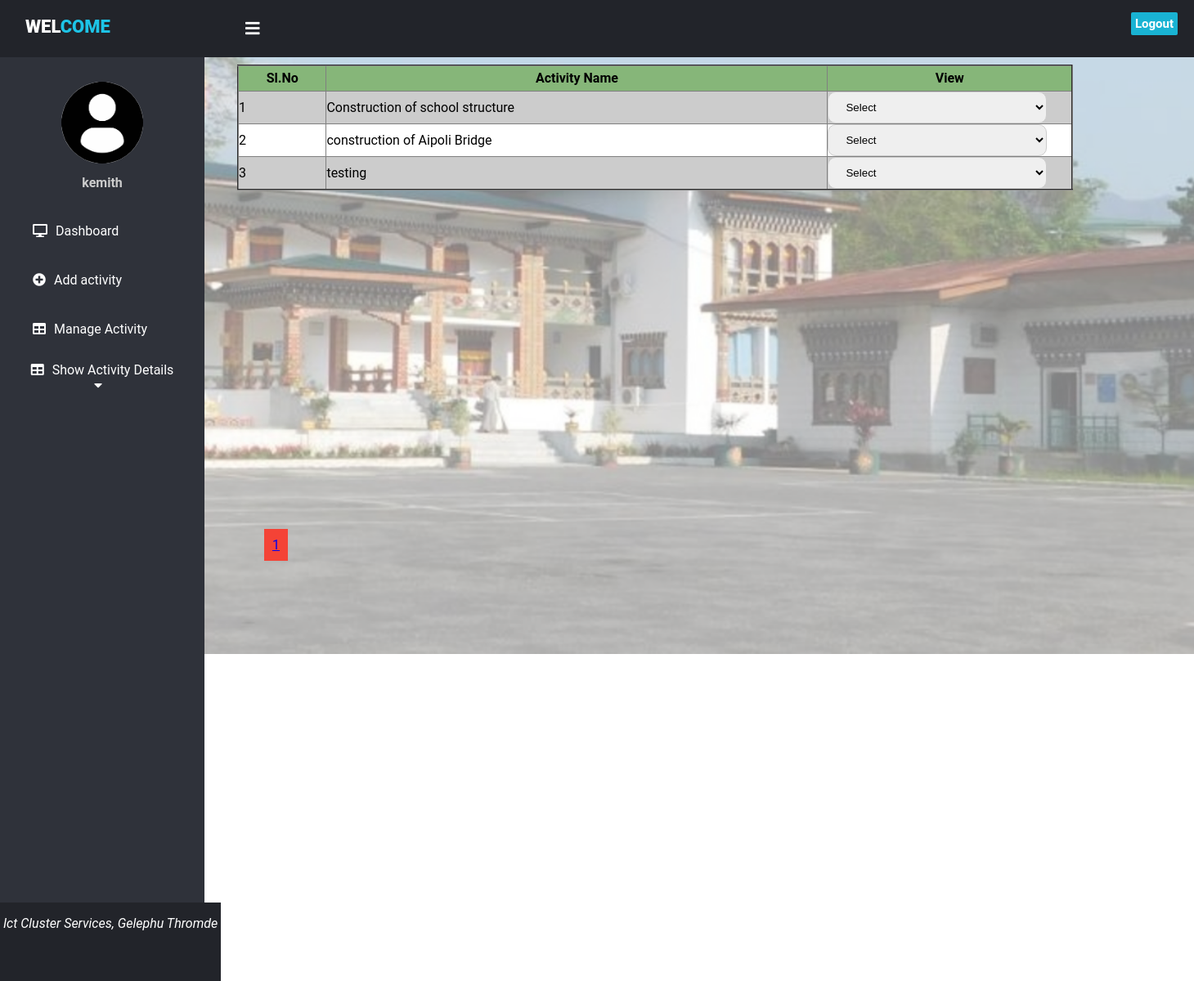
/view_departmental.php (signed in), run on the app's committed database.
### tables this page shows
CREATE TABLE `activity` (
  `id` int(11) NOT NULL,
  `activity_name` varchar(100) NOT NULL,
  `FY` int(11) NOT NULL,
  `approved_budget` int(11) NOT NULL,
  `technical_sanction` varchar(1000) NOT NULL,
  `adms_fs` varchar(1000) NOT NULL,
  `nit` varchar(1000) NOT NULL,
  `created_date` timestamp NOT NULL DEFAULT CURRENT_TIMESTAMP ON UPDATE CURRENT_TIMESTAMP,
  `user_id` int(11) NOT NULL,
  `mode_of_execution` varchar(100) NOT NULL
);

### view_departmental.php (the view, shortened to what this page needs)
<!DOCTYPE html>
<html>
<head>
<link href="https://cdnjs.cloudflare.com/ajax/libs/font-awesome/5.13.0/css/all.min.css" rel="stylesheet">
<link rel="stylesheet" href="css/style.css">
</head>
<body>
<header>
	<label for="check">
	<i class="fas fa-bars" id="sidebar_btn"></i>
	</label>
	<div class="left_area">
	<h3>&nbsp;&nbsp;Wel<span>come</span></h3>
	</div>
	<div class="right_area">
	<a href="logout.php" class="logout_btn">Logout</a>
</header>
	<div class="sidebar">
	<center>
	<img src="images/profile.jpg" class="profile_image" alt="">
	<h4><?php
	echo $_SESSION['username'];
	?></h4>
	</center>
	<a href="dashboard.php"><i class="fas fa-desktop"></i><span>Dashboard</span></a>
	<a href="add_activity.php"><i class="fa fa-plus-circle"></i><span>Add activity</span></a>
	<a href="manage_activity.php"><i class="fas fa-table"></i><span>Manage Activity</span></a>
	<div class="navbar">
	<div class="dropdown">
	<button class="dropbtn"><i class="fas fa-table"></i><span>Show Activity Details</span>
	<i class="fa fa-caret-down"></i>
	</button>
	</div>
	</div></div>
	<div class="content">
	<table align="right" border="2" cellspacing="0" cellpadding="0" style="width:70%;line-height:30px;margin-left:40px;margin-top:60px;border-collapse:collapse;position:fixed;">">
		<tr>
			<th>Sl.No</th>
			<th>Activity Name</th>
			<th>View</th>
			</tr>
			<tr>
			<?php
			include('connection.php');
			$user=$_SESSION['username'];
			$query1=mysqli_query($db,"SELECT * FROM users where username='$user' ");
			$row=mysqli_fetch_array($query1);
			$id=$row['id'];
			$result_per_page=10;
			$query = mysqli_query($db,"SELECT * FROM activity where user_id='$id' and mode_of_execution='Departmental' ORDER BY id DESC ");
			$number_of_results = mysqli_num_rows($query);
			$number_of_pages = ceil($number_of_results/$result_per_page);
			if(!isset($_GET['page'])){
				$page=1;
			}
			else{
				$page=$_GET['page'];
			}
			$this_page_first_result=($page-1)*$result_per_page;
			$sql="SELECT * FROM activity where user_id='$id' and mode_of_execution='Departmental' LIMIT " .$this_page_first_result . ',' .$result_per_page;
			$result = mysqli_query($db,$sql);
			$count=1;
			if($query-> num_rows > 0){
				while($row=mysqli_fetch_array($result)){
					?>
					<td><?php echo $count++;?></td>
					<td><?php  echo htmlentities($row["activity_name"]);?></td>
					<td>
					<select onchange="la(this.value)">
					<option value="">Select</option>
					</select>
					</td>
					</tr>
					<?php
				}
			?>
		</table>
		<div class="pagination" style="margin-left:5%;margin-top:43%;position:fixed;">
		<?php
		for($page=1;$page<=$number_of_pages;$page++){
			echo '<a href="view_departmental.php?page=' .$page . '" style="background-color:#f44336;display:inline-block;padding:10px 10px;">'.$page. '</a>';
		}
	 }
	?>
	</div>
	<?php include "footer.php"?>
	</div>
</body>
</html>

### css/style.css (style rules this page uses)
header { position:fixed; background: #22242A; padding: 20px; width: 100%; height:30px; }
.left_area h3 { color:#fff; margin:0; text-transform:uppercase; font-size:22px; font-weight:900; }
.left_area span { color:#1DC4E7; }
.logout_btn { padding:5px; background:#19B3D3; text-decoration:none; float:right; margin-top:-30px; margin-right:40px; border-radius:2px; font-size:15px; font-weight:600; color:#fff; transition:0.5s; transition-property:background; }
.sidebar { background:#2F323A; margin-top:70px; padding-top:30px; position:absolute; left:0; width:250px; height:100%; transition:0.5s; transition-property:left; }
.sidebar .profile_image { width:100px; height:100px; border-radius:100px; margin-bottom:10px; }
.sidebar h4 { color:#ccc; margin-top:0; margin-bottom:20px; }
.sidebar a { color:#fff; display:block; width:100%; line-height:60px; text-decoration:none; padding-left:40px; box-sizing:border-box; transition:0.5s; transition-property:background; }
.sidebar i { padding-right:10px; }
label #sidebar_btn { z-index:1; color:#fff; position:fixed; cursor:pointer; left:300px; font-size:20px; margin:5px 0; transition:0.5s; transition-property:color; }
.content { margin-left:250px; background:url('../images/gelephu1.png'); background-position:right; background-size:cover; height: 100vh; width: 100%; transition:0.5s; }
label { font-family:Serif; font-weight: bold; font-size: 20px; }
select { width:90%; border:1px solid #ccc; border-radius:10px; display:inline-block; padding:10px 17px; }
th { margin-left:10px; background-color:#86b679; line-height:30px; }
tr:nth-child(even) { background-color:#ccc; }
tr:nth-child(odd) { background-color:#fff; }
.navbar { overflow: hidden; background-color: #2F323A; padding-right:11px; }
.dropdown { float: left; overflow: hidden; }
.dropdown .dropbtn { font-size: 16px; border: none; outline: none; color: white; padding: 10px 30px; background-color: inherit; font-family: inherit; margin: 0; width:250px; }

### view_departmental.php (style rules this page uses)
body { margin:0; padding:0; font-family:"Roboto", sans-serif; }

### data on the page
activity: activity_name "Construction of school structure"
activity: activity_name "construction of Aipoli Bridge"
activity: activity_name "testing"

### other printed values
$_SESSION['username'] "kemith"
